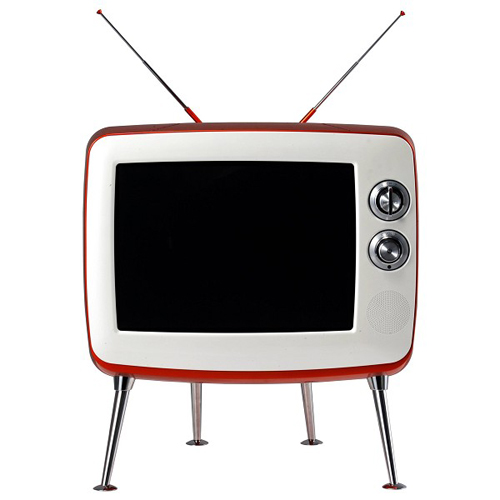
#> input picture Assignment 2/Noise/TV.jpg, 500 x 500 px, found by its file name
$ python NoiseTV.py
#> lines starting #> are read from the running program, lines starting #| are printed output that depends on the picture; after the words box and inside, x2 and y2 are one past the last pixel; in counts of white or black regions, pixels touching at a corner belong together
import cv2
import numpy as np
import imageio


fps = 24

original_image = cv2.imread('Noise\TV.jpg')
#> original_image is the input picture: shape (500, 500, 3); mean B, G, R 196.5, 197, 200.3
original_image = cv2.cvtColor(original_image,cv2.COLOR_BGR2GRAY)
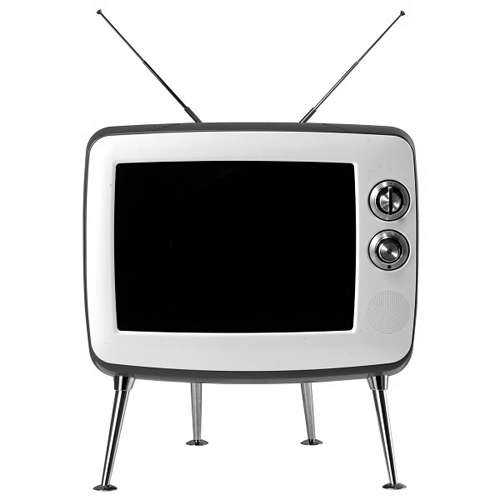
#> original_image: shape (500, 500); min 0, max 255, mean 197.9

output_filename = 'noisy_video_with_overlay.avi'
fourcc = cv2.VideoWriter_fourcc(*'XVID')
out = cv2.VideoWriter(output_filename, fourcc, fps, (original_image.shape[1], original_image.shape[0]))

height, width = original_image.shape
#> height = 500; width = 500

frames = []
while True:

    noisy_image = np.random.random((175, 242)) *255
    noisy_image = np.array(noisy_image, dtype=np.uint8)

    original_image[160:335,114:356] = noisy_image
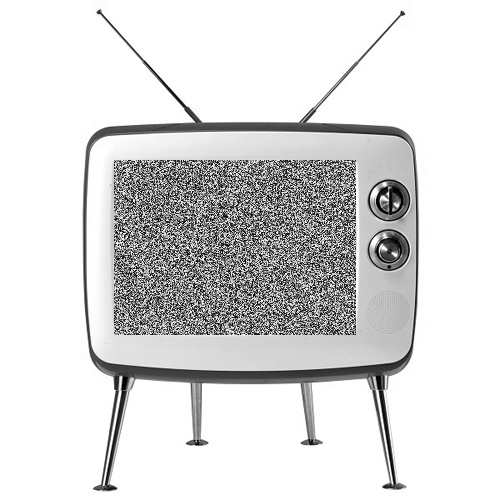
#> original_image: shape (500, 500); 16.87% of pixels changed, all inside (x1, y1, x2, y2) = (114, 160, 356, 335)

    colored_image = cv2.cvtColor(original_image, cv2.COLOR_GRAY2BGR)

    frames.append(cv2.cvtColor(colored_image, cv2.COLOR_BGR2RGB))

    cv2.imshow('Noisy Image', colored_image)
    out.write(colored_image)


    if cv2.waitKey(100) & 0xFF == ord('q'):
#> (key q is pressed here)
        break


output_gif = 'noisely_scene.gif'
imageio.mimsave(output_gif, frames, 'GIF', duration=0.25)
out.release()
cv2.destroyAllWindows()

$ run again, with Assignment 3/CountCat/input/cats2.jpg copied over Assignment 2/Noise/TV.jpg
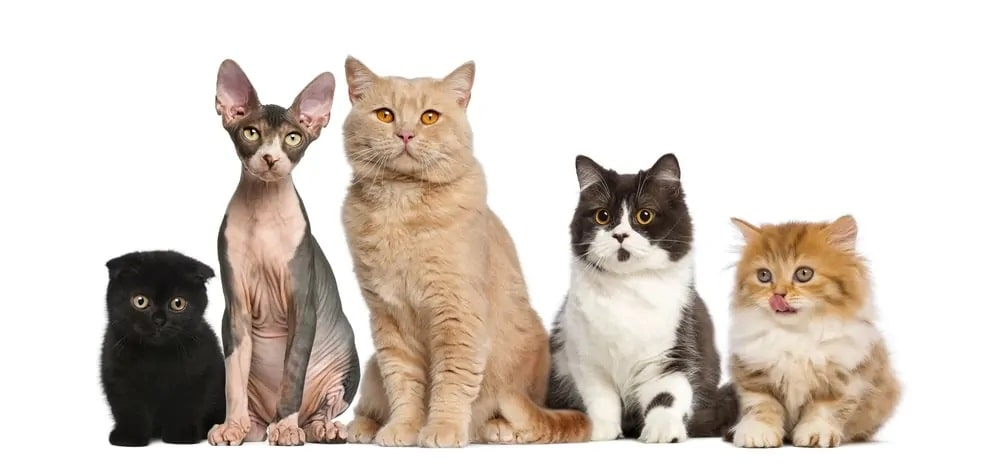
#> input picture Assignment 3/CountCat/input/cats2.jpg, 1000 x 468 px, found by its file name
#> original_image is the input picture: shape (468, 1000, 3); mean B, G, R 198.3, 206.8, 216.4
#> `original_image = cv2.cvtColor(original_image,cv2.COLOR_BGR2GRAY)`:
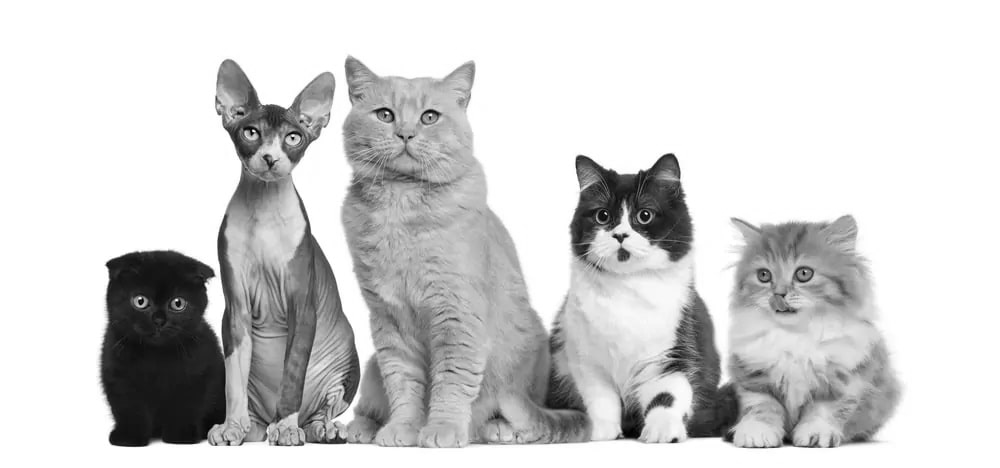
#> original_image: shape (468, 1000); min 0, max 255, mean 208.7
#> `original_image[160:335,114:356] = noisy_image`:
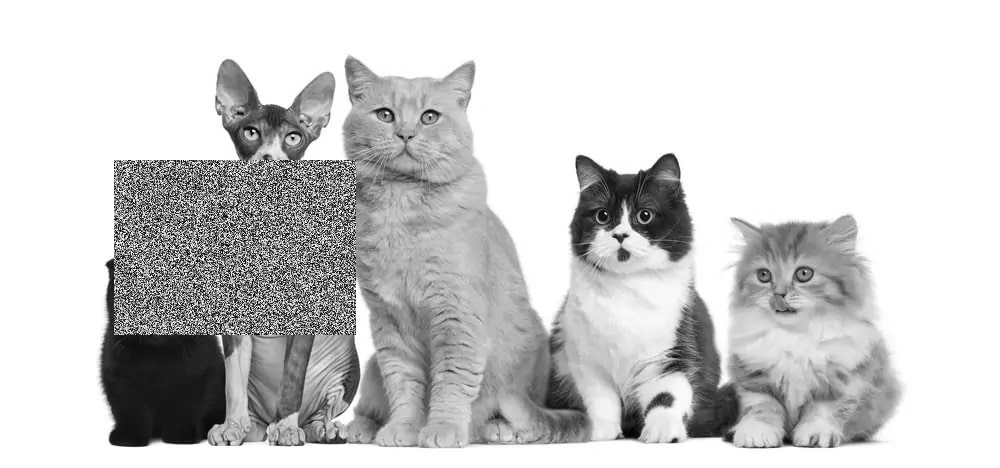
#> original_image: shape (468, 1000); 9.03% of pixels changed, all inside (x1, y1, x2, y2) = (114, 160, 356, 335)
